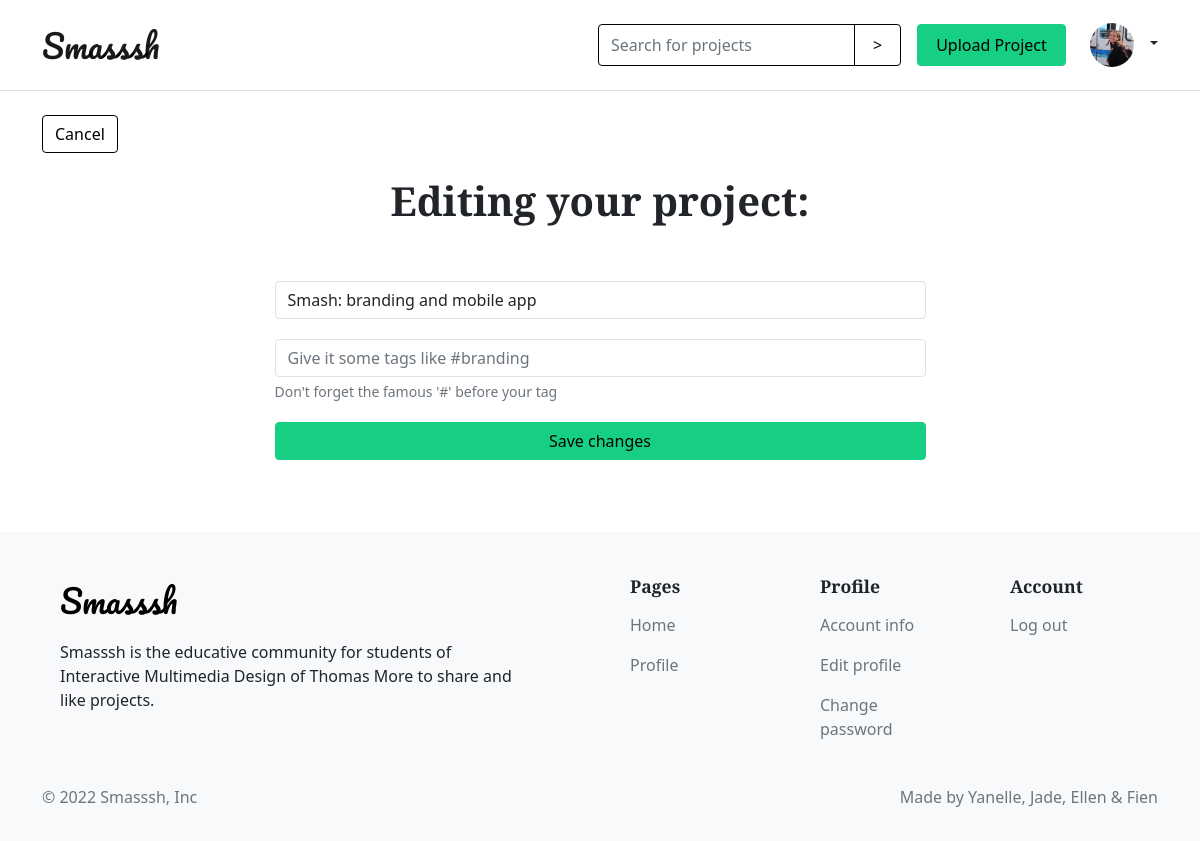
The page /editProject.php?p=9 (signed in) on the database its author committed.
### tables this page shows
CREATE TABLE `users` (
  `id` int(11) unsigned NOT NULL AUTO_INCREMENT,
  `email` varchar(300) DEFAULT NULL,
  `username` varchar(300) DEFAULT NULL,
  `password` varchar(300) DEFAULT NULL,
  `is_admin` tinyint(1) DEFAULT NULL,
  `profile_pic` varchar(300) DEFAULT 'default.png',
  `bio` varchar(300) DEFAULT 'New member of the smash community',
  `education` varchar(300) DEFAULT NULL,
  `second_email` varchar(300) DEFAULT NULL,
  `social_linkedin` varchar(300) DEFAULT NULL,
  `social_github` varchar(300) DEFAULT NULL,
  `social_instagram` varchar(300) DEFAULT NULL,
  PRIMARY KEY (`id`)
);

CREATE TABLE `posts` (
  `id` int(11) unsigned NOT NULL AUTO_INCREMENT,
  `title` varchar(300) DEFAULT NULL,
  `date` datetime DEFAULT NULL,
  `image` varchar(300) DEFAULT NULL,
  `description` varchar(300) DEFAULT NULL,
  `user_id` int(11) DEFAULT NULL,
  `isShowcase` tinyint(1) DEFAULT NULL,
  PRIMARY KEY (`id`)
);

### classes/User.php (called while the page is built, shortened)
<?php
    class User
    {
        public static function getUserDataFromId($id)
        {
            $conn = Db::getInstance();
            $statement = $conn->prepare("SELECT * FROM users WHERE id = :id");
            $statement->bindValue(':id', $id);
            $statement->execute();
            $result = $statement->fetch(PDO::FETCH_ASSOC);
            return $result;
        }
    }

### classes/Post.php (called while the page is built, shortened)
<?php
class Post
{
    public static function getPostDataFromId($id)
    {
        $conn = Db::getInstance();
        $statement = $conn->prepare("SELECT * FROM posts INNER JOIN users on posts.user_id = users.id WHERE posts.id = :id");
        $statement->bindValue(':id', $id);
        $statement->execute();
        $result = $statement->fetch(PDO::FETCH_ASSOC);
        return $result;
    }
}

### editProject.php (the view, shortened to what this page needs)
<?php
if (!isset($_SESSION['id'])) {
    header('Location: login.php');
} else {
    $postId =  $_GET['p'];
    $projectData = Post::getPostDataFromId($postId);
}
?>
<!DOCTYPE html>
<html lang="en">
<head>
    <?php include_once('style.php'); ?>
</head>
<body>
    <?php require_once("header.php"); ?>
    <div class="container py-4">
        <a href="index.php" class="btn btn-outline-primary">Cancel</a>
        <div class="upload-intro text-center pt-4">
            <h1>Editing your project:</h1>
        </div>
        <div class="col-7 py-5 m-auto">
            <form class="uploadzone" action="#" method="POST" enctype="multipart/form-data">
                <fieldset>
                    <input type="text" class="form-control" id="floatingInput" name="title" value="<?php echo $projectData['title'] ?>">
                </fieldset>
                <fieldset>
                    <input type="text" class="form-control" id="tags" name="tags" placeholder="Give it some tags like #branding">
                    <div class="form-text">Don't forget the famous '#' before your tag</div>
                </fieldset>
                <input class="btn btn-primary col-12" type="submit" value="Save changes" name="submit">
            </form>
        </div>
    </div>
    <?php require_once("footer.php"); ?>
</body>
</html>

### header.php (shortened to what this page needs)
<?php
    if (isset($_SESSION['email'])) {
        $sessionId = $_SESSION['id'];
        $userDataFromId = User::getUserDataFromId($sessionId);
    }
?><nav class="navbar navbar-light border-bottom">
    <div class="container">
        <a href="index.php" class="navbar-brand">Smasssh</a>
        <div class="d-flex align-items-center">
            <?php if (!isset($_SESSION['email'])): ?>
            <form class="d-flex">
                <a href="login.php" class="btn btn-outline-primary me-2">Login</a>
                <a href="register.php" class="btn btn-primary">Signup</a>
            </form>
            <?php else: ?>
            <form class="" action="" method="post">
                <div class="input-group">
                    <input type="text" class="form-control" name="search" placeholder="Search for projects" aria-label="Search for projects" aria-describedby="button-addon2">
                    <input class="btn btn-outline-primary btn-icon-search" type="submit" name="submit-search" id="button-addon2" value=">">
                </div>
            </form>
            <a href="uploadProject.php" class="btn btn-primary m-3">Upload Project</a>
            <div class="flex-shrink-0 dropdown d-flex">
                <a href="#" class="d-block link-dark text-decoration-none dropdown-toggle" id="dropdownUser2" data-bs-toggle="dropdown" aria-expanded="false">
                    <img src="profile_pictures/<?php echo $userDataFromId['profile_pic']; ?>" class="p-2 rounded-circle img-thumbnail" >
                </a>
            </div>
            <?php endif; ?>
        </div>
    </div>
</nav>

### styles/custom.css (style rules this page uses)
body { box-sizing: border-box; }
.img-thumbnail { width: 100px; height: 100px; object-fit: cover; border: none; background-color: transparent; }
nav .img-thumbnail { max-width: 60px; max-height: 60px; }
fieldset { margin: 0 0 20px 0; }
.form-control, .input-group-text { border-color: black; }
.upload-intro { justify-content: center; }
.uploadzone input[type="text"], .uploadzone input[type="file"], .uploadzone textarea { border-color: #DEE2E6; }

### styles/button.css (style rules this page uses)
nav .btn { padding: 8px 18px; }
.btn-primary { color: black; background-color: #16CF83; border: 1px solid #16CF83; }
.btn-outline-primary { color: black; border: 1px solid black; }
.link-dark { font-weight: 500; text-decoration: none; }
a { text-decoration: none; color: black; }

### rows shown on the page
users: profile_pic (picture)
posts: title "Smash: branding and mobile app"
